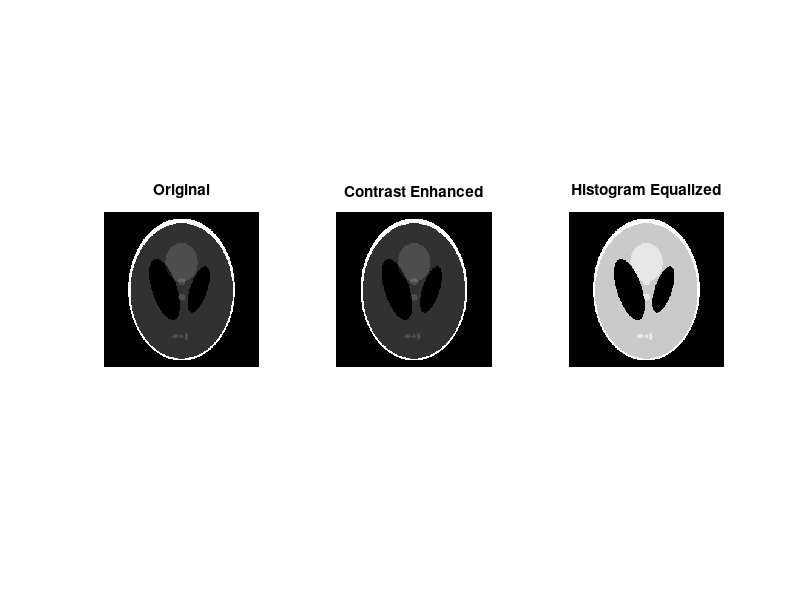

Write MATLAB code to recreate this figure. (Note: this script raises an error after producing the figure.)
% Day 9 - Image Enhancement
% Author: Viraj Patil

%% Load CT image
ct_image = phantom(256);

%% 1. Contrast adjustment
enhanced = imadjust(ct_image);

%% 2. Histogram equalization
equalized = histeq(ct_image);

%% 3. Compare side by side
figure;

subplot(1, 3, 1);
imshow(ct_image, []);
title('Original');

subplot(1, 3, 2);
imshow(enhanced, []);
title('Contrast Enhanced');

subplot(1, 3, 3);
imshow(equalized, []);
title('Histogram Equalized');

sgtitle('Day 9: Image Enhancement Comparison');

disp('Day 9 Complete!');
